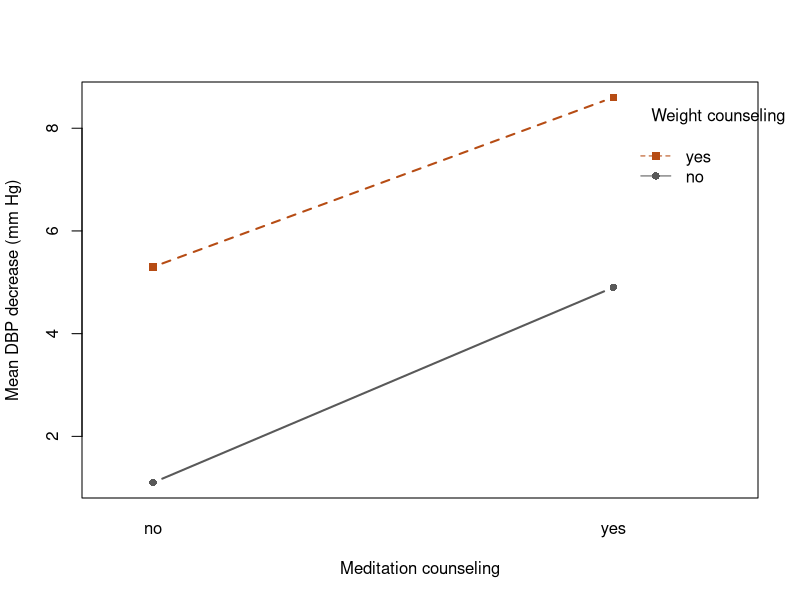

Reproduce this figure in R.
# Week 11 Part Four: two-way ANOVA, independently runnable in a fresh R session.
# Original Rosner 8e Table 12.33 summary reconstruction: means 8.6, 5.3, 4.9, 1.1.
# NOT individual original data; cannot be used to validate distribution assumptions.
# Do not substitute the Part Two correction-demo CSV (mean changed to 6.4).
if (!file.exists("week11_counseling_reconstructed.csv")) {
  stop("Place the original-summary counseling CSV in the current working directory.")
}

library(dplyr)

# D. Two-way ANOVA: reconstructed counseling data (balanced 2 x 2) ----------------
cs <- read.csv("week11_counseling_reconstructed.csv") |>
  mutate(
    weight = factor(weight, levels = c("no", "yes")),
    meditation = factor(meditation, levels = c("no", "yes"))
  )
cell_summary <- cs |>
  group_by(weight, meditation) |>
  summarise(
    n = n(), mean_dbp = mean(dbp_decrease),
    ss_within = sum((dbp_decrease - mean(dbp_decrease))^2),
    .groups = "drop"
  )
print(cell_summary)

with(cs, interaction.plot(
  meditation, weight, dbp_decrease, type = "b",
  xlab = "Meditation counseling", ylab = "Mean DBP decrease (mm Hg)",
  trace.label = "Weight counseling", col = c("grey35", "#B64C14"),
  lty = c(1, 2), pch = c(16, 15), lwd = 2
))

fit_full <- aov(dbp_decrease ~ weight * meditation, data = cs)
print(summary(fit_full))

# Balanced design: A = weight counseling, B = meditation counseling.
cm <- xtabs(mean_dbp ~ weight + meditation, data = cell_summary)
a <- nrow(cm)
b <- ncol(cm)
n_cell <- cell_summary$n[1]
stopifnot(nrow(cell_summary) == a * b,
          n_cell > 1, all(cell_summary$n == n_cell))
grand <- mean(cm)
row_m <- rowMeans(cm)
col_m <- colMeans(cm)
additive <- outer(row_m, col_m, "+") - grand
dev <- cm - additive
print(list(row_means = row_m, col_means = col_m, additive = additive, deviation = dev))

ss_a <- b * n_cell * sum((row_m - grand)^2)
ss_b <- a * n_cell * sum((col_m - grand)^2)
ss_ab <- n_cell * sum(dev^2)
ss_e <- sum(cell_summary$ss_within)
ss_c <- n_cell * sum((cm - grand)^2)
ss_t <- sum((cs$dbp_decrease - grand)^2)
stopifnot(
  isTRUE(all.equal(ss_c, ss_a + ss_b + ss_ab)),
  isTRUE(all.equal(ss_t, ss_c + ss_e))
)

df <- c(a - 1, b - 1, (a - 1) * (b - 1), a * b * (n_cell - 1))
ss <- c(ss_a, ss_b, ss_ab, ss_e)
ms <- ss / df
f_values <- ms[1:3] / ms[4]

two_way_hand <- data.frame(
  term = c("weight", "meditation", "weight:meditation",
           "Residuals", "Total"),
  df = c(df, a * b * n_cell - 1),
  SS = c(ss, ss_t), MS = c(ms, NA_real_),
  F = c(f_values, NA_real_, NA_real_),
  p = c(pf(f_values, df[1:3], df[4], lower.tail = FALSE),
        NA_real_, NA_real_)
)
print(two_way_hand)
r_table <- summary(fit_full)[[1]]
stopifnot(
  isTRUE(all.equal(two_way_hand$df[1:4], r_table[, "Df"])),
  isTRUE(all.equal(two_way_hand$SS[1:4], r_table[, "Sum Sq"])),
  isTRUE(all.equal(two_way_hand$MS[1:4], r_table[, "Mean Sq"])),
  isTRUE(all.equal(two_way_hand$F[1:4], r_table[, "F value"])),
  isTRUE(all.equal(two_way_hand$p[1:4], r_table[, "Pr(>F)"]))
)

# Exercise 1: the additive model moves the interaction SS into the residual.
fit_add <- aov(dbp_decrease ~ weight + meditation, data = cs)
print(summary(fit_add))
print(c(residual_full = ss_e, residual_additive = ss_e + ss_ab))
